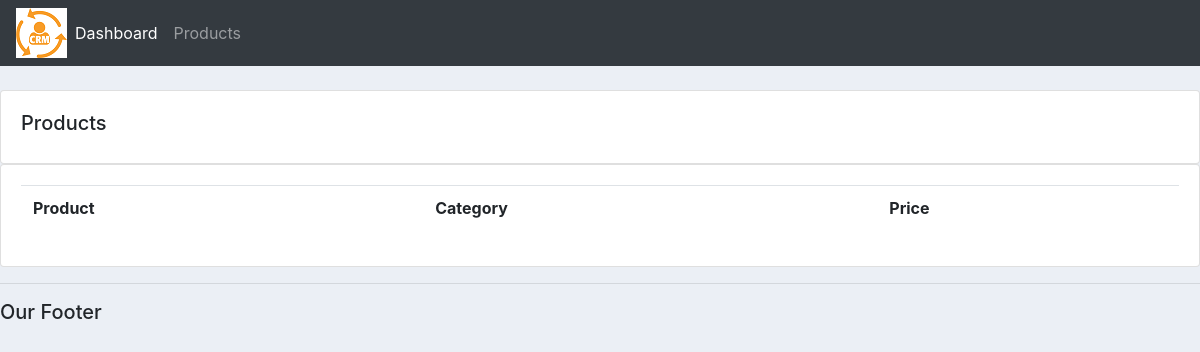
Before: /products/ with the older database file.
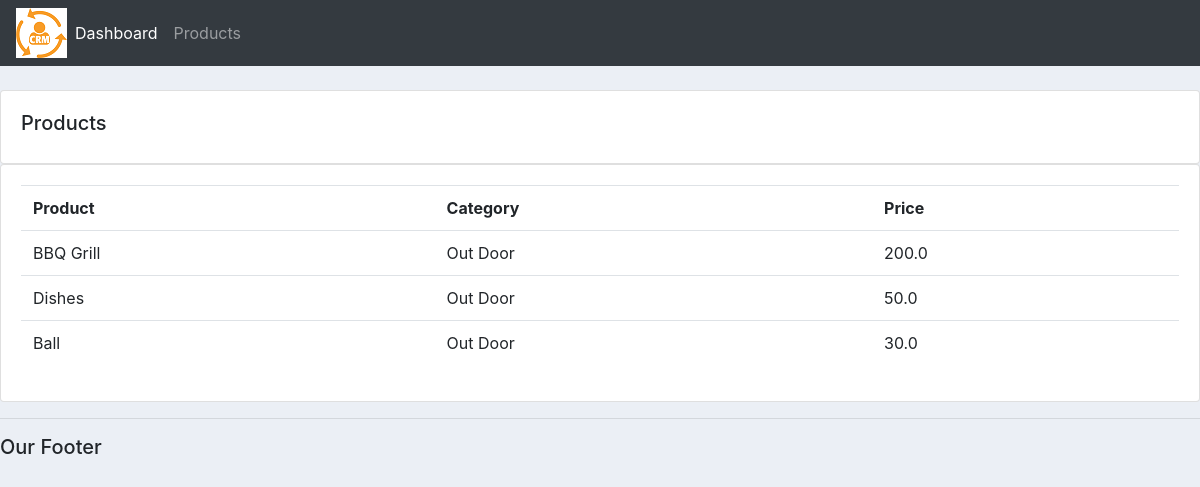
After: the same page with the newer database file.
### Account/models.py (models this page shows, shortened)
class Product(models.Model):
    CATEGORY=(('Indoor','Indoor'),('Out Door','Out Door'))
    name = models.CharField(max_length=200,null=True)
    price = models.FloatField(null=True)
    category = models.CharField(max_length=200,null=True,choices=CATEGORY)
    description = models.CharField(max_length=200,null=True)
    date_created = models.DateTimeField(auto_now_add=True,null=True)
    tag=models.ManyToManyField(Tag)

### Account/views.py (the view)
# urls.py: path('products/',views.product,name="product"),
def product(request):
    products=Product.objects.all()
    return render(request,'Account/product.html',{'products':products})

### Account/templates/Account/product.html
{% extends 'Account/Main.html' %}
{% block content%}
<html>
    <br>
    <div class="row">
        <div class="col-md">
            <div class="card card-body">
                <h5>Products</h5>
            </div>
            <div class="card card-body">
                <table class="table">
                    <tr>
                        <th>Product</th>
                        <th>Category</th>
                        <th>Price</th>
                    </tr>
                    {% for i in products%}
                    <tr>
                        <td>{{i.name}}</td>
                        <td>{{i.category}}</td>
                        <td>{{i.price}}</td>
                    </tr>
                    {% endfor%}
                </table>
            </div>
        </div>
    </div>
{% endblock %}

Changed rows visible on the page:
added Product: name "BBQ Grill", category "Out Door", price "200.0"
added Product: name "Dishes", category "Out Door", price "50.0"
added Product: name "Ball", category "Out Door", price "30.0"
